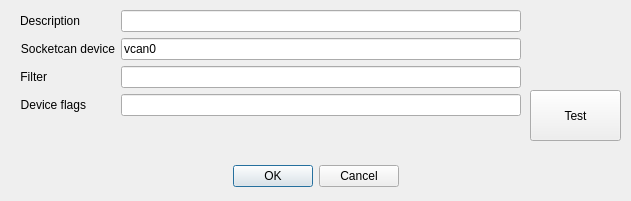
<?xml version="1.0" encoding="UTF-8"?>
<ui version="4.0">
 <class>Dialog</class>
 <widget class="QDialog" name="Dialog">
  <property name="geometry">
   <rect>
    <x>0</x>
    <y>0</y>
    <width>631</width>
    <height>201</height>
   </rect>
  </property>
  <property name="baseSize">
   <size>
    <width>0</width>
    <height>0</height>
   </size>
  </property>
  <property name="windowTitle">
   <string>Dialog</string>
  </property>
  <widget class="QDialogButtonBox" name="buttonBox">
   <property name="geometry">
    <rect>
     <x>0</x>
     <y>160</y>
     <width>631</width>
     <height>32</height>
    </rect>
   </property>
   <property name="orientation">
    <enum>Qt::Horizontal</enum>
   </property>
   <property name="standardButtons">
    <set>QDialogButtonBox::Cancel|QDialogButtonBox::Ok</set>
   </property>
   <property name="centerButtons">
    <bool>true</bool>
   </property>
  </widget>
  <widget class="QWidget" name="formLayoutWidget">
   <property name="geometry">
    <rect>
     <x>20</x>
     <y>10</y>
     <width>501</width>
     <height>131</height>
    </rect>
   </property>
   <layout class="QFormLayout" name="formLayout">
    <item row="0" column="0">
     <widget class="QLabel" name="label">
      <property name="text">
       <string>Description</string>
      </property>
      <property name="alignment">
       <set>Qt::AlignRight|Qt::AlignTrailing|Qt::AlignVCenter</set>
      </property>
     </widget>
    </item>
    <item row="0" column="1">
     <widget class="QLineEdit" name="lineEdit_description"/>
    </item>
    <item row="1" column="0">
     <widget class="QLabel" name="label_2">
      <property name="text">
       <string>Socketcan device</string>
      </property>
      <property name="alignment">
       <set>Qt::AlignRight|Qt::AlignTrailing|Qt::AlignVCenter</set>
      </property>
     </widget>
    </item>
    <item row="1" column="1">
     <widget class="QLineEdit" name="lineEdit_path">
      <property name="text">
       <string>vcan0</string>
      </property>
     </widget>
    </item>
    <item row="2" column="0">
     <widget class="QLabel" name="label_3">
      <property name="text">
       <string>Filter</string>
      </property>
      <property name="alignment">
       <set>Qt::AlignRight|Qt::AlignTrailing|Qt::AlignVCenter</set>
      </property>
     </widget>
    </item>
    <item row="2" column="1">
     <widget class="QLineEdit" name="lineEdit_config"/>
    </item>
    <item row="3" column="0">
     <widget class="QLabel" name="label_4">
      <property name="text">
       <string>Device flags</string>
      </property>
      <property name="alignment">
       <set>Qt::AlignRight|Qt::AlignTrailing|Qt::AlignVCenter</set>
      </property>
     </widget>
    </item>
    <item row="3" column="1">
     <widget class="QLineEdit" name="lineEdit_flags"/>
    </item>
   </layout>
  </widget>
  <widget class="QPushButton" name="btnTest">
   <property name="geometry">
    <rect>
     <x>530</x>
     <y>90</y>
     <width>91</width>
     <height>51</height>
    </rect>
   </property>
   <property name="text">
    <string>Test</string>
   </property>
  </widget>
 </widget>
 <resources/>
 <connections>
  <connection>
   <sender>buttonBox</sender>
   <signal>accepted()</signal>
   <receiver>Dialog</receiver>
   <slot>accept()</slot>
   <hints>
    <hint type="sourcelabel">
     <x>248</x>
     <y>254</y>
    </hint>
    <hint type="destinationlabel">
     <x>157</x>
     <y>274</y>
    </hint>
   </hints>
  </connection>
  <connection>
   <sender>buttonBox</sender>
   <signal>rejected()</signal>
   <receiver>Dialog</receiver>
   <slot>reject()</slot>
   <hints>
    <hint type="sourcelabel">
     <x>316</x>
     <y>260</y>
    </hint>
    <hint type="destinationlabel">
     <x>286</x>
     <y>274</y>
    </hint>
   </hints>
  </connection>
 </connections>
</ui>
